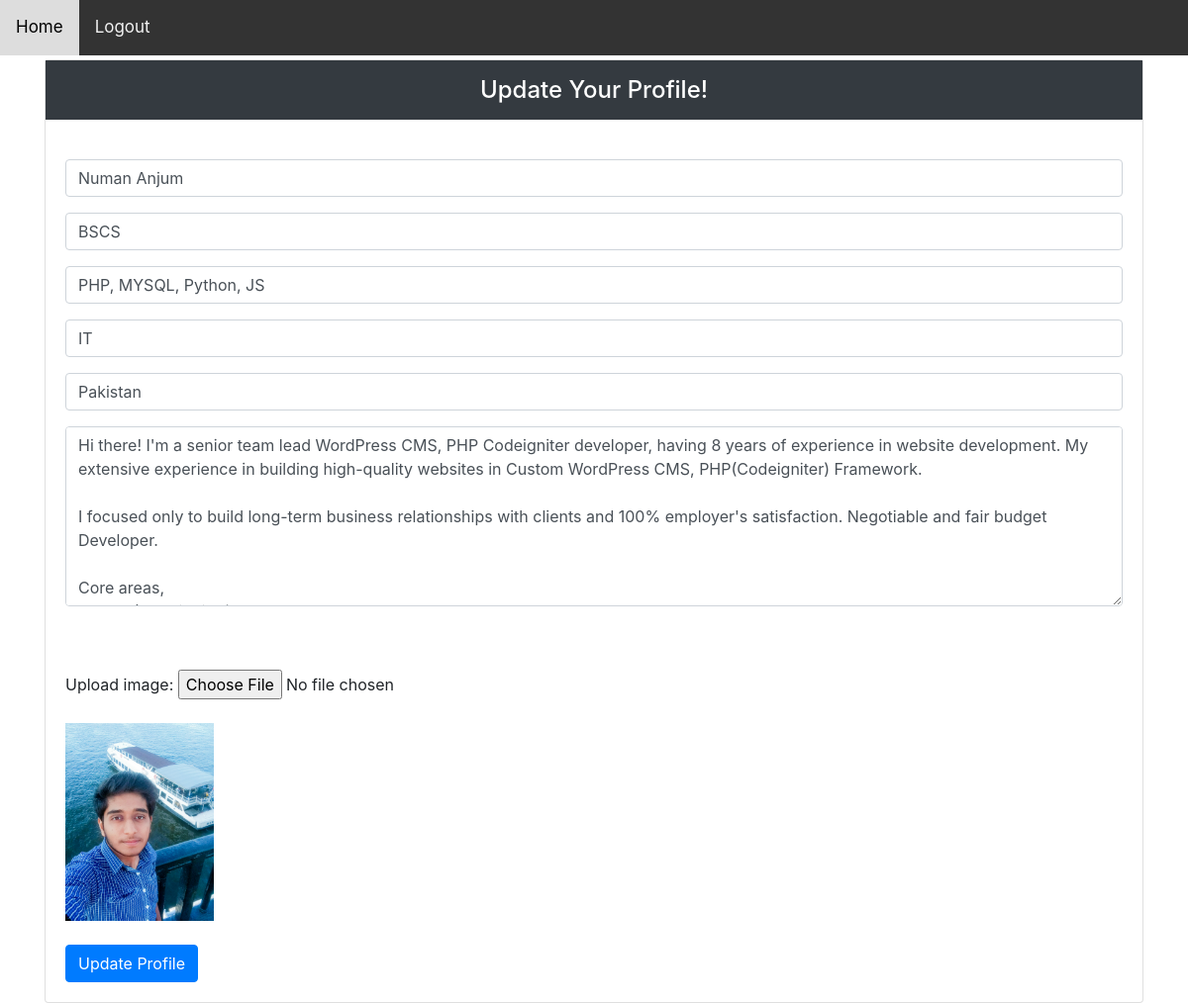
The app's page /coder/codereditprofile.php?GetID=2 (signed in), older data.
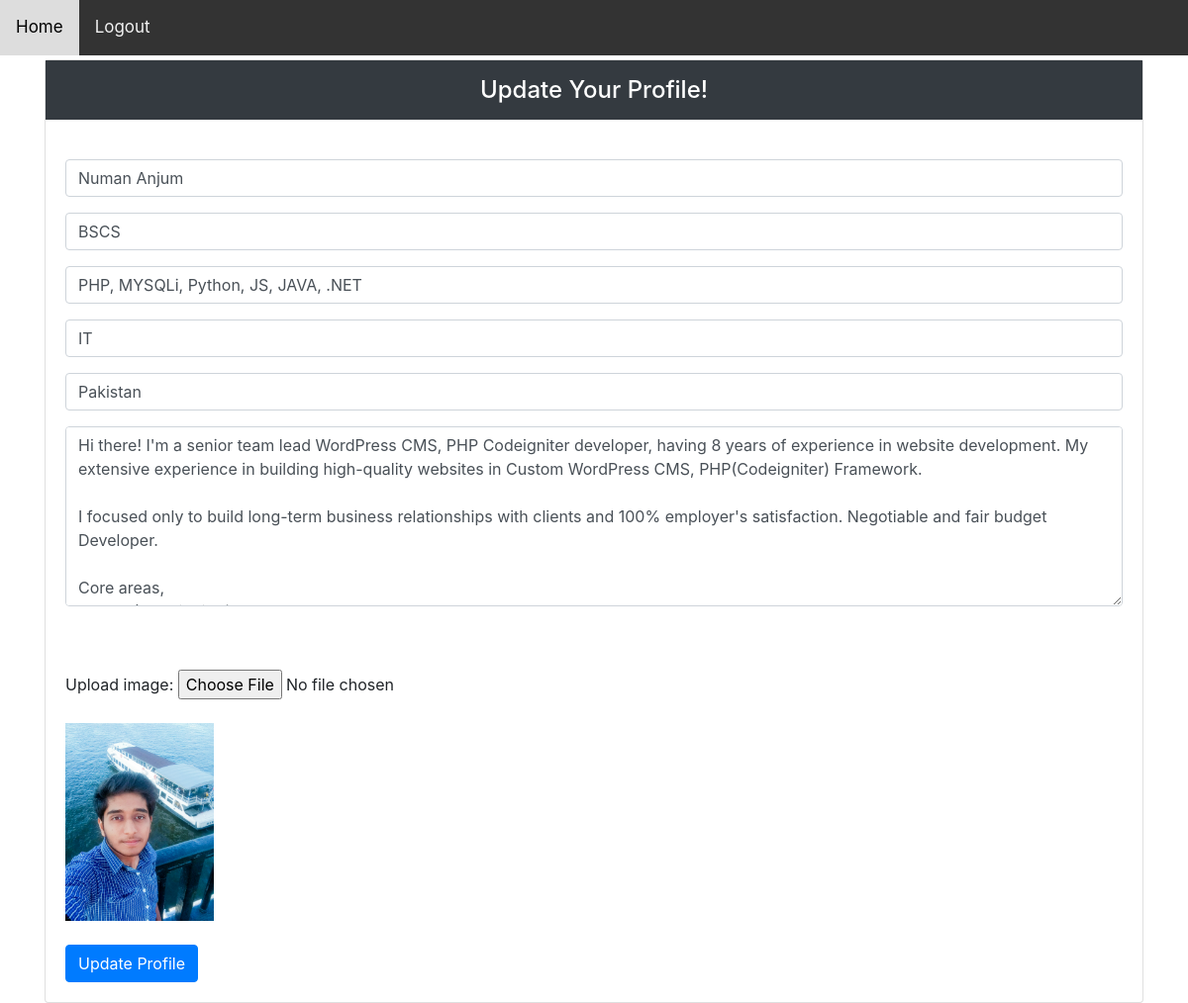
The same page, newer data.
### tables this page shows
CREATE TABLE IF NOT EXISTS `coderprofiles` (
`CoderID` int(12) NOT NULL,
  `CoderName` varchar(25) NOT NULL,
  `Category` varchar(25) NOT NULL,
  `Skills` varchar(200) DEFAULT NULL,
  `CoderUserName` varchar(25) DEFAULT NULL,
  `CoderCountry` varchar(20) DEFAULT NULL,
  `CoderEmail` varchar(40) DEFAULT NULL,
  `CoderDescription` varchar(1000) DEFAULT NULL,
  `Qualification` varchar(100) DEFAULT NULL,
  `image` varchar(1000) NOT NULL
);

### coder/codereditprofile.php (the view, shortened to what this page needs)
<?php
require_once("coderheader.php");
require_once("../connection.php");
    $userID = $_GET['GetID'];
    $query = " SELECT * FROM coderprofiles WHERE CoderID ='".$userID."'";
    $result = mysqli_query($conn,$query);
    while($row=mysqli_fetch_assoc($result))
    {
        $userID = $row['CoderID'];
        $codername = $row['CoderName'];
        $codercountry = $row['CoderCountry'];
        $coderdescription = $row['CoderDescription'];
        $codercategory= $row['Category'];
        $coderskills= $row['Skills'];
        $coderqualification = $row['Qualification'];
        $image = $row['image'];
    }
?>
<!DOCTYPE html>
<html lang="en">
<head>
    <link rel="stylesheet" a href="../CSS/bootstrap.css"/>
</head>
<body class="bg-white">
        <div class="container">
            <div class="row">
                <div class="col-lg-12 m-auto">
                    <div class="card mt-1">
                        <div class="card-title">
                            <h4 class="bg-dark text-white text-center py-3"> Update Your Profile!
                            </h4>
                        </div>
                        <div class="card-body">
                            <form action="coderupdateprofile.php?GetID=<?php echo $userID ?>" enctype="multipart/form-data" method="post">
                                <input type="text" class="form-control mb-3" placeholder=" Full Name " name="codername" value="<?php echo $codername ?>" required>
                                <input type="text" class="form-control mb-3" placeholder=" Qualification " name="coderqualification" value="<?php echo $coderqualification ?>"required>
                                <input type="text" class="form-control mb-3" placeholder=" Skills " name="coderskills" value="<?php echo $coderskills ?>" required>
                                <input type="text" class="form-control mb-3" placeholder=" Category " name="codercategory" value="<?php echo $codercategory ?>" required>
                                <input type="text" class="form-control mb-3" placeholder=" Country " name="codercountry" value="<?php echo $codercountry ?>"required>
                                <textarea class="form-control mb-3" name="coderdescription" rows="7" cols="8" placeholder="About Yourself"><?php echo $coderdescription; ?></textarea>
<br><br>
                                Upload image: <input type='file' name='user_image'><br><br>
                                <img src="uploads/<?php echo $image;?>" style="width:150px;height:150">
                                <br><br>
                                <button class="btn btn-primary" name="update">Update Profile</button>
                            </form>
                        </div>
                    </div>
                </div>
            </div>
        </div>
</body>
</html>

Row changes from the older to the newer data that the page shows:
changed coderprofiles "Numan Anjum": coderskills "PHP, MYSQL, Python, JS" → "PHP, MYSQLi, Python, JS, JAVA, .NET"
